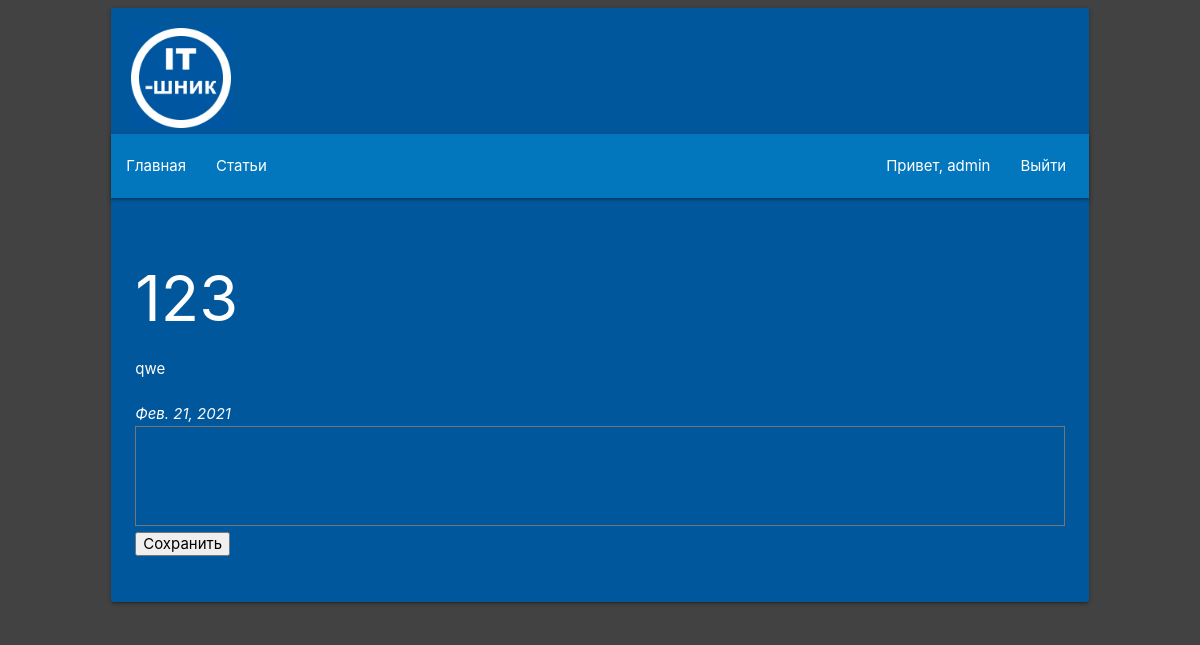
Screenshot of /articles/20/ (signed in) with the database file from the repository.
### Lessons/apps/Articles/models.py (models this page shows)
class Article(models.Model):
    title = models.CharField(verbose_name='Название', max_length=100)
    text = models.TextField(verbose_name='Текст')
    date = models.DateField(verbose_name='Дата')
    class Meta:
        verbose_name = 'Статья'
        verbose_name_plural = 'Статьи'

### Lessons/apps/Articles/views.py (the view)
# urls.py: path('<int:a_id>/', views.article, name = 'article'),
def article(request, a_id):
    try:
        a = Article.objects.get( id = a_id )
    except:
        raise Http404("Страница не найдена")
    comments_list = Comment.objects.filter( article_id = a_id )
    return render(request, 'articles/article.html', {'user': request.user, 'article': a, 'comments': comments_list})

### Lessons/templates/articles/article.html (shortened to what this page needs)
{% extends 'base.html' %}
{% block user %}
    {% if user.is_authenticated %}
        <li>
            <a style="color: #fff;">Привет, {{user}}</a>
        </li>
        <li>
            <a style="color: #fff;" href="/auth/logout">Выйти</a>
        </li>
    {% endif %}
{% endblock %}
{% block content %}
    <h1>{{article.title}}</h1>
    <p style="word-wrap: break-word;">{{article.text}}</p>
    <br>
    <em>{{article.date}}</em>
    <br>
    {% if user.is_authenticated %}
        <form method="POST" action="{{ url }}comment">
            <textarea name="text" id="text" style="resize: none; height: 100px; width: 100%; color: #fff;"></textarea>
            <input type="submit" value="Сохранить">
        </form>
        <br>
    {% endif %}
{% endblock %}

### Lessons/static/css/index.css (style rules this page uses)
body { background-color: #424242!important; }

### rows the page displays
Article: title "123", text "qwe", date "Фев. 21, 2021"

### other values shown
{{ user }} "admin"
